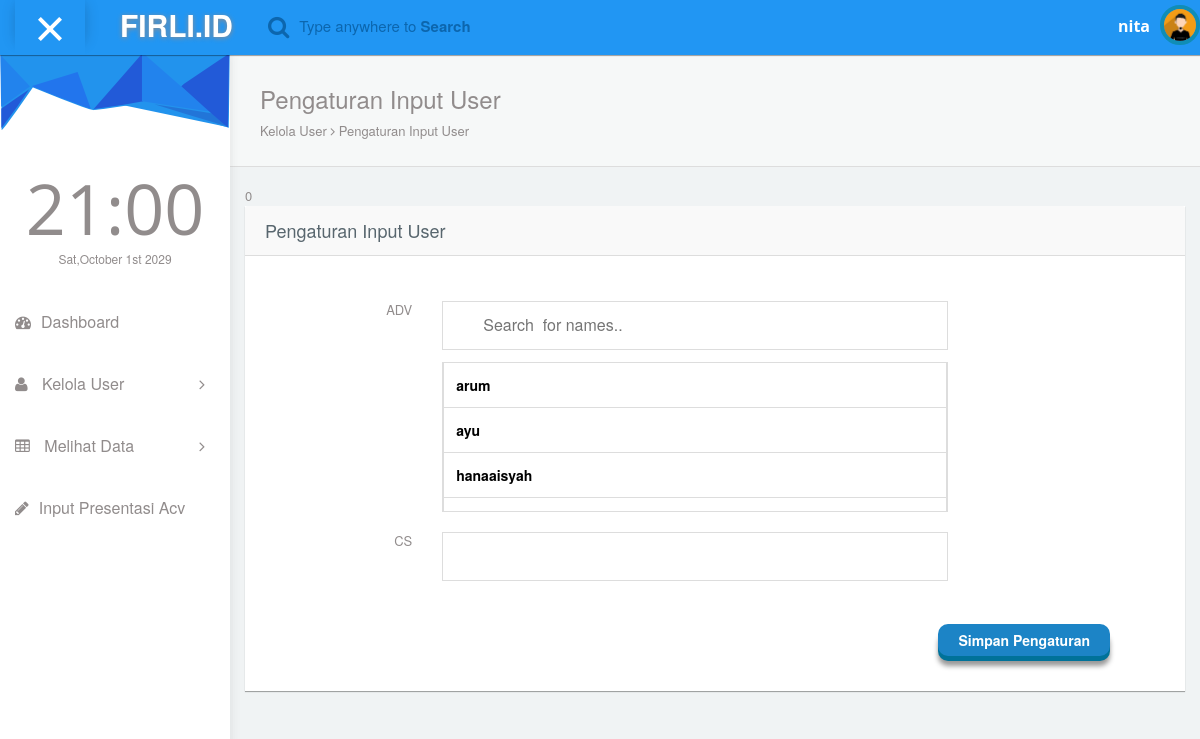
The app's page /Owner/atur_input_user.php (signed in) with its own data.
### tables this page shows
CREATE TABLE `ds_account_adv` (
  `id_account_adv` varchar(200) NOT NULL,
  `username` varchar(200) NOT NULL,
  `nama_adv` varchar(200) NOT NULL,
  `password_adv` varchar(200) NOT NULL
);

### Owner/atur_input_user.php (the view, shortened to what this page needs)
<?php
	include("../Modul Database/koneksi.php");
	$edit="";
?>
<!DOCTYPE html>
<html lang="en">
<head>
  <link rel="stylesheet" type="text/css" href="asset/css/bootstrap.min.css">
  <link rel='stylesheet' href='https://cdnjs.cloudflare.com/ajax/libs/selectize.js/0.12.3/css/selectize.default.min.css'>
  <link rel="stylesheet" type="text/css" href="asset/css/plugins/font-awesome.min.css"/>
  <link rel="stylesheet" type="text/css" href="asset/css/plugins/datatables.bootstrap.min.css"/>
  <link rel="stylesheet" type="text/css" href="asset/css/plugins/animate.min.css"/>
  <link href="asset/css/style.css" rel="stylesheet">
</head>
<body id="mimin" class="dashboard">
        <nav class="navbar navbar-default header navbar-fixed-top">
          <div class="col-md-12 nav-wrapper">
            <div class="navbar-header" style="width:100%;">
              <div class="opener-left-menu is-open">
                <span class="bottom"></span>
              </div>
                <a href="index_own.html" class="navbar-brand">
                 <b>FIRLI.ID</b>
                </a>
              <ul class="nav navbar-nav search-nav">
                <li>
                   <div class="search">
                    <span class="fa fa-search icon-search" style="font-size:23px;"></span>
                    <div class="form-group form-animate-text">
                      <input type="text" class="form-text" required>
                      <label class="label-search">Type anywhere to <b>Search</b> </label>
                    </div>
                  </div>
                </li>
              </ul>
              <ul class="nav navbar-nav navbar-right user-nav">
                <li class="user-name"><span><?php
								if(isset($_SESSION["username"])){
									echo explode("_",$_SESSION["username"])[0];
								}
							?></span></li>
                  <li class="dropdown avatar-dropdown">
                   <img src="asset/img/avatar.jpg" class="img-circle avatar" alt="user name" data-toggle="dropdown" aria-haspopup="true" aria-expanded="true"/>
                </li>
              </ul>
            </div>
          </div>
        </nav>
      <div class="container-fluid mimin-wrapper">
            <div id="left-menu">
              <div class="sub-left-menu scroll">
                <ul class="nav nav-list">
                    <li><div class="left-bg"></div></li>
                    <li class="time">
                      <h1 class="animated fadeInLeft">21:00</h1>
                      <p class="animated fadeInRight">Sat,October 1st 2029</p>
                    </li>
                    <li>
                        <a href="index_own.php">
                           <span class="fa fa-dashboard"></span>Dashboard
                        </a>
                    </li>
                    <li ><a class="tree-toggle nav-header"><span class="fa fa-user"></span> Kelola User<span class="fa-angle-right fa right-arrow text-right"></span> </a>
                    </li>
                    <li ><a class="tree-toggle nav-header"><span class="fa fa-table"></span> Melihat Data<span class="fa-angle-right fa right-arrow text-right"></span> </a>
                    </li>
                    <li >
                        <a href="input_target.php">
                           <span class="fa fa-pencil"></span>Input Presentasi Acv
                        </a>
                    </li>
                  </ul>
                </div>
            </div>
            <div id="content">
                <div class="panel box-shadow-none content-header">
                  <div class="panel-body">
                    <div class="col-md-12">
                        <h3 class="animated fadeInLeft">Pengaturan Input User</h3>
                        <p class="animated fadeInDown">
                          Kelola User <span class="fa-angle-right fa"></span> Pengaturan Input User
                        </p>
                    </div>
                  </div>
                </div>
                <div class="form-element">
                  <div class="col-md-12 padding-0">
                    <div class="col-md-12">
0                      <div class="panel form-element-padding">
                        <div class="panel-heading">
                         <h4>Pengaturan Input User</h4>
                        </div>
                         <div class="panel-body" style="padding-bottom:20px;">
                          <div class="col-md-12">
                            <form onkeypress="return event.keyCode != 13;" method="POST">
                              <div class="col-sm-10">
                                <div class="panel-body">
                                <div class="col-sm-12 padding-0">
                                 <div class="form-group"><label class="col-sm-2 control-label text-right">ADV</label>
								  <div class="col-sm-10"><input value="<?php echo ($edit!="" ? explode("_", $edit)[1] : ""); ?>" name="adv" type="text" id="searchName" onkeyup="myFunction()" placeholder="Search  for names.." title="Type in a name" required>
										<div id="list">
										<ul id="myUL">
										  <?php
												$query = mysqli_query($conn,"SELECT * FROM ds_account_adv");
												 while($data = mysqli_fetch_array($query)){
											  ?>
												  <li><a href="#" onClick=getListName(<?php echo str_replace('"' ,"","'$data[username]'"); ?>);><?php echo "$data[username]"; ?></a></li>
											<?php
												}
											?>
										  </div>
										</div>
								</div>
								<div class="form-group"><label class="col-sm-2 control-label text-right">CS</label>
								  <div class="col-sm-10"><input value="<?php
								  ?>" name="cs" type="text" id="searchName1" required>
										</div>
								</div>
                                </div>
                              </div>
                              </div>
                            <div style="float:right;" class="panel-body">
                                <div class="col-sm-10"></div>
                                <input type="submit" name="add" class=" btn btn-3d btn-primary" value="Simpan Pengaturan"/>
                            </div>
						  </form>
						  </div>
                          </div>
                        </div>
                      </div>
                    </div>
                  </div>
                </div>
      </div>
</body>
</html>

### Owner/atur_input_user.php (style rules this page uses)
* { box-sizing: border-box; }
#searchName , #searchName1 { background-image: url('/css/searchicon.png'); background-position: 10px 12px; background-repeat: no-repeat; width: 100%; font-size: 16px; padding: 12px 20px 12px 40px; border: 1px solid #ddd; margin-bottom: 12px; }
#myUL , #myUL1 { list-style-type: none; padding: 0; margin: 0; }
#list , #list1 { border: 1px solid #ddd; height :150px; overflow : auto; margin-bottom:20px; }
#myUL li a ,#myUL1 li a { border: 1px solid #ddd; margin-top: -1px; padding: 12px; text-decoration: none; font-size: 14px; color: black; display: block }

### records on screen
ds_account_adv: username "arum"
ds_account_adv: username "ayu"
ds_account_adv: username "hanaaisyah"

### other values on screen
explode("_",$_SESSION["username"])[0] "nita"
